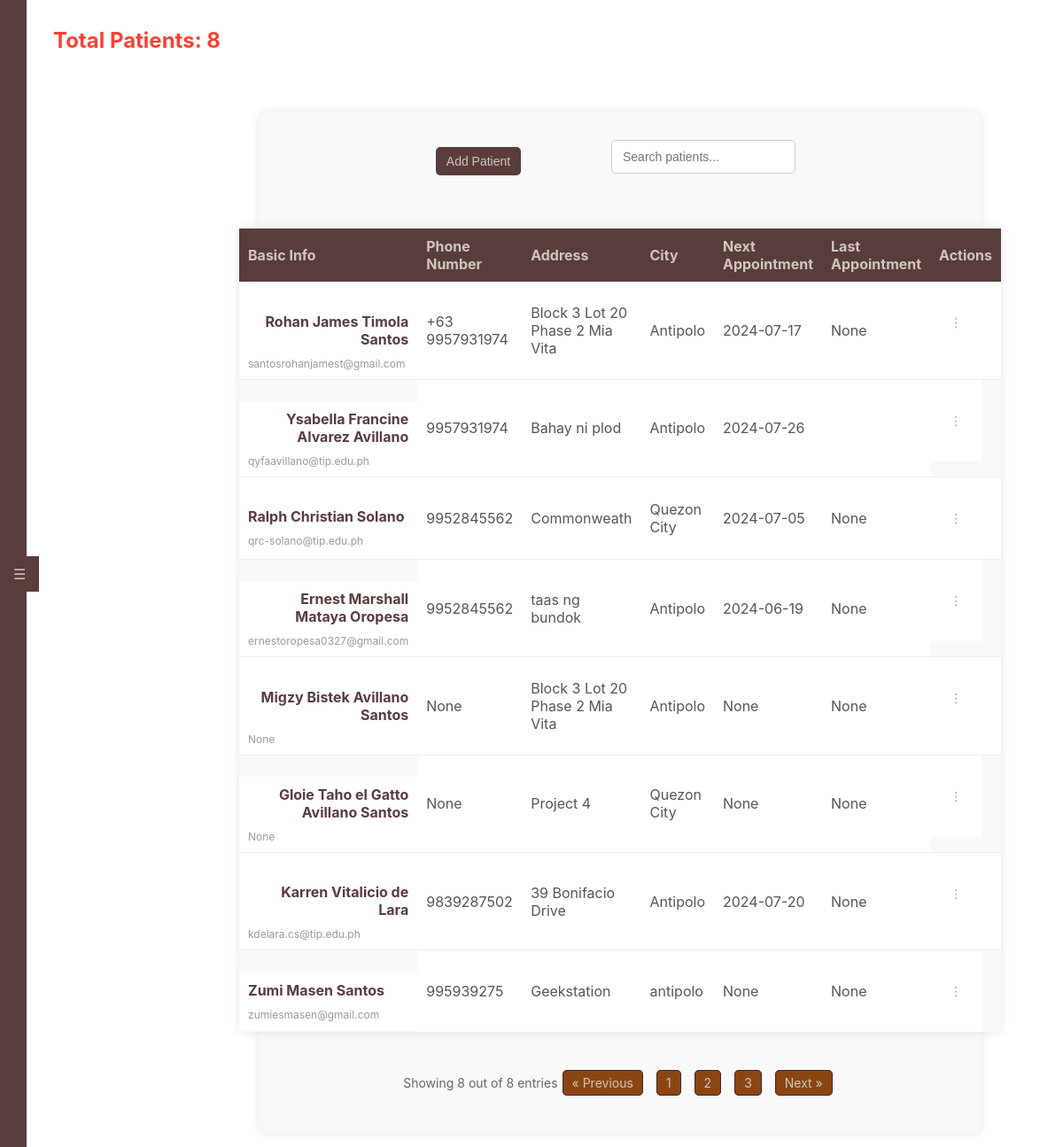
Page /patients (signed in) on the committed database.
### tables this page shows
CREATE TABLE "patients" (
	"patient_id"	INTEGER,
	"econtact_id"	INTEGER,
	"estatus_id"	INTEGER,
	"patient_number"	TEXT,
	"first_name"	TEXT NOT NULL,
	"middle_name"	TEXT,
	"last_name"	TEXT NOT NULL,
	"dob"	NUMERIC NOT NULL,
	"mobile_number"	INTEGER,
	"email"	TEXT,
	"address"	TEXT,
	"city"	TEXT,
	"next_appointment"	DATE,
	"last_appointment"	DATE,
	"register_date"	DATE,
	"medical_conditions"	TEXT,
	"current_medication"	TEXT,
	"sex"	TEXT,
	"marital_status"	TEXT,
	"occupation"	TEXT,
	"is_active"	BOOLEAN DEFAULT 1,
	FOREIGN KEY("econtact_id") REFERENCES "emergency_contacts"("econtact_id"),
	FOREIGN KEY("estatus_id") REFERENCES "employmentStatus"("estatus_id"),
	PRIMARY KEY("patient_id" AUTOINCREMENT)
);

### app.py (the view)
@app.route('/patients')
@role_required([1, 2])  # Both admin and user can access
def patients():
    conn = get_db_connection()
    patients = conn.execute('''
        SELECT p.patient_id, p.first_name || ' ' || p.middle_name || ' ' || p.last_name AS name, p.mobile_number AS phone_number, p.address, p.city, p.next_appointment, p.last_appointment, p.register_date, p.email, p.dob AS date_of_birth
        FROM patients p
        WHERE p.is_active = 1
    ''').fetchall()
    total_patients = conn.execute('SELECT COUNT(*) as count FROM patients WHERE is_active = 1').fetchone()['count']
    conn.close()
    user_number = session.get('user_number')
    current_time = datetime.now().strftime("%Y-%m-%d %H:%M:%S")
    log_activity(f'{user_number} {current_time}: Accessed patients page')
    return render_template('patients.html', patients=patients, total_patients=total_patients)

### app.py (called while the page is built)
def role_required(roles):
    def decorator(f):
        @wraps(f)
        def decorated_function(*args, **kwargs):
            if 'role_id' not in session:
                flash('You need to be logged in to access this page.')
                return redirect(url_for('login'))
            user_role_id = session['role_id']
            if user_role_id not in roles:
                flash('You do not have permission to access this page.')
                return redirect(url_for('dashboard'))
            return f(*args, **kwargs)
        return decorated_function
    return decorator

def get_db_connection():
    conn = sqlite3.connect(app.config['DATABASE'], timeout=30)
    conn.execute('PRAGMA journal_mode=WAL')
    conn.row_factory = sqlite3.Row
    return conn

def log_activity(activity):
    user_number = session.get('user_number')  # Assuming you store the user's number in the session
    user_name = session.get('first_name')  # Assuming you store the user's name in the session
    current_time = datetime.now().strftime("%Y-%m-%d %H:%M:%S")
    log_message = f"{user_number} {current_time}: {activity}"
    conn = get_db_connection()
    conn.execute('INSERT INTO user_logs (user_number, user_name, activity) VALUES (?, ?, ?)', (user_number, user_name, log_message))
    conn.commit()
    conn.close()

### templates/patients.html (shortened to what this page needs)
<!DOCTYPE html>
<html lang="en">
<head>
    <link rel="stylesheet" href="{{ url_for('static', filename='styles.css') }}">
</head>
<body class="patients-page">
    <div class="sidebar-tab" id="sidebarTab">☰</div>
    <div id="sidebar" class="sidebar">
        <ul>
            <li><a href="{{ url_for('dashboard') }}">Dashboard</a></li>
            <li><a href="{{ url_for('profile') }}">Profile</a></li>
            <li><a href="{{ url_for('users') }}">Users</a></li>
            <li><a href="{{ url_for('treatments') }}">Treatment</a></li>
            <li><a href="{{ url_for('maintenance') }}">Maintenance</a></li>
            <li><a href="{{ url_for('inventory') }}">Inventory</a></li>
            <li><a href="{{ url_for('reports') }}">Reports</a></li>
            <li><a href="{{ url_for('payments') }}">Payments</a></li>
            <br>
            <br>
            <br>
            <br>
            <br>
            <br>
            <li><a href="{{ url_for('help') }}">Help</a></li>
            <li><a href="{{ url_for('about') }}">About</a></li>
            <li><a href="{{ url_for('logout') }}">Logout</a></li>
        </ul>
    </div>
    <header>
        <div class="header-left">
            <h1>Total Patients: {{ total_patients }}</h1>
        </div>
    </header>
    <div class="main-content">
        <div class="container">
            <div class="filter-container">
                <div class="controls">
                    <button class="add-user-btn" onclick="openModal('addPatientModal')">Add Patient</button>
                </div>
                <div class="search-form">
                    <input type="text" id="searchInput" onkeyup="searchPatients()" placeholder="Search patients...">
                </div>
            </div>
            <table class="user-table">
                <thead>
                    <tr>
                        <th>Basic Info</th>
                        <th>Phone Number</th>
                        <th>Address</th>
                        <th>City</th>
                        <th>Next Appointment</th>
                        <th>Last Appointment</th>
                        <th>Actions</th>
                    </tr>
                </thead>
                <tbody>
                    {% for patient in patients %}
                    <tr>
                        <td class="user-info">
                            <a href="{{ url_for('overview', patient_id=patient.patient_id) }}" class="name">{{ patient.name }}</a>
                            <span class="email">{{ patient.email }}</span>
                        </td>
                        <td>{{ patient.phone_number }}</td>
                        <td>{{ patient.address }}</td>
                        <td>{{ patient.city }}</td>
                        <td>{{ patient.next_appointment }}</td>
                        <td>{{ patient.last_appointment }}</td>
                        <td class="dropdown">
                            <button class="ellipsis-btn">⋮</button>
                        </td>
                    </tr>
                    {% endfor %}
                </tbody>
            </table>
            <div class="pagination">
                <div class="entries">
                    Showing {{ patients|length }} out of {{ total_patients }} entries
                </div>
                <ul class="page-numbers">
                    <li><a href="#">&laquo; Previous</a></li>
                    <li><a href="#">1</a></li>
                    <li><a href="#">2</a></li>
                    <li><a href="#">3</a></li>
                    <li><a href="#">Next &raquo;</a></li>
                </ul>
            </div>
        </div>
    </div>
</body>
</html>

### rows in the picture
patients: name "Rohan James Timola Santos", email "santosrohanjamest@gmail.com", phone_number "+63 9957931974", address "Block 3 Lot 20 Phase 2 Mia Vita", city "Antipolo", next_appointment "2024-07-17", last_appointment "None"
patients: name "Ysabella Francine Alvarez Avillano", email "qyfaavillano@tip.edu.ph", phone_number "9957931974", address "Bahay ni plod", city "Antipolo", next_appointment "2024-07-26"
patients: name "Ralph Christian Solano", email "qrc-solano@tip.edu.ph", phone_number "9952845562", address "Commonweath", city "Quezon City", next_appointment "2024-07-05", last_appointment "None"
patients: name "Ernest Marshall Mataya Oropesa", email "ernestoropesa0327@gmail.com", phone_number "9952845562", address "taas ng bundok", city "Antipolo", next_appointment "2024-06-19", last_appointment "None"
patients: name "Migzy Bistek Avillano Santos", email "None", phone_number "None", address "Block 3 Lot 20 Phase 2 Mia Vita", city "Antipolo", next_appointment "None", last_appointment "None"
patients: name "Gloie Taho el Gatto Avillano Santos", email "None", phone_number "None", address "Project 4", city "Quezon City", next_appointment "None", last_appointment "None"
patients: name "Karren Vitalicio de Lara", email "kdelara.cs@tip.edu.ph", phone_number "9839287502", address "39 Bonifacio Drive", city "Antipolo", next_appointment "2024-07-20", last_appointment "None"
patients: name "Zumi Masen Santos", email "zumiesmasen@gmail.com", phone_number "995939275", address "Geekstation", city "antipolo", next_appointment "None", last_appointment "None"

### other values in the picture
{{ total_patients }} "8"
{{ patients|length }} "8"
